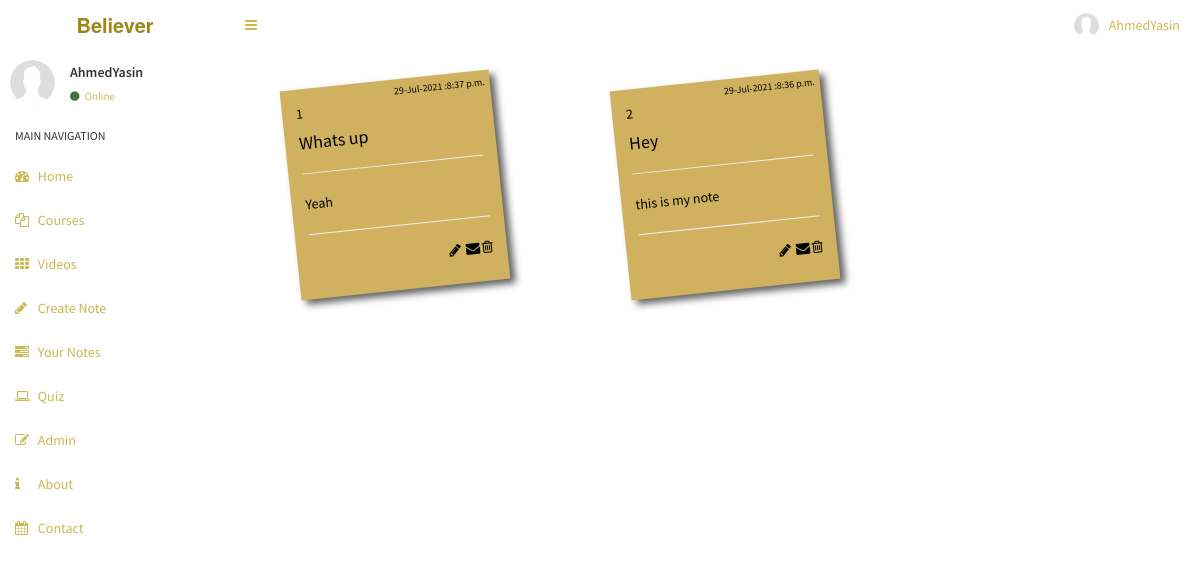
The app's page /notes/list/aa (signed in) with its own data.
### accounts/models.py (models this page shows, shortened)
class UserProfile(models.Model):
    user = models.OneToOneField(auth.models.User, on_delete=models.CASCADE)
    avatar = models.ImageField(("Avatar"), upload_to='displays', default = 'default.png',height_field=None, width_field=None, max_length=None,blank = True)
    slug = models.SlugField(blank = True)
    create_date = models.DateTimeField(default = timezone.now)

### notes/models.py (models this page shows, shortened)
class Notes(models.Model):
    author = models.ForeignKey(auth.models.User, on_delete=models.CASCADE)
    title = models.CharField(max_length=150)
    essay = models.TextField()
    create_date = models.DateTimeField(default=timezone.now)

### notes/views.py (the view)
# urls.py: path('list/<str:username>',views.NotesListView.as_view(),name='notes_list'),
class NotesListView(LoginRequiredMixin,ListView):
    login_url = '/accounts/login/'
    model = Notes
    template_name = 'notes/notes_list.html'
    context_object_name = 'notes_data'
    paginate_by = 15
    def get_queryset(self):
        user = get_object_or_404(auth.models.User, username=self.kwargs.get('username'))
        return Notes.objects.filter(author=user).order_by('-create_date')

### notes/templates/notes/notes_list.html (shortened to what this page needs)
{% extends 'pages/videos.html' %}
{% block content %}
<div class="container bootstrap snippets bootdey" style='padding-right: 15px;
    padding-left: 155px;
    margin-right: auto;
    margin-left: auto;'
    >
  <div class="row">
    {% for notes in notes_data %}
    <div class="col-4" style='font-weight: normal;' >
		<ul class="notes">
            <li>
                <div class="rotate-1 lazur-bg" style='margin-left:80px'>
                    <small>{{ notes.create_date|date:'d-M-Y :P'  }}</small>
                    {{forloop.counter}}
                    <h4>{{ notes.title }}</h4>
                    <hr>
                    <p>{{ notes.essay|truncatechars:20|linebreaks}}<hr></p>
                   <a href="{% url 'notes:notes_delete' pk=notes.pk %}" class="text-danger pull-right"><i class="fa fa-trash-o " style='color:black'></i></a>
                    <a href="{% url 'notes:notes_detail' pk=notes.pk %}" class="text-danger pull-right"><i class="fa fa-fw fa-envelope" style='color:black'></i></a>
                    <a href="{% url 'notes:notes_update' pk=notes.pk %}" class="text-danger pull-right"><i class="fa fa-fw fa-pencil" style='color:black'></i></a>
                    </div>
            </li>
        </ul>
	</div>
    {% endfor %}
    </div>
</div>
{% endblock content %}

### templates/pages/base_stuff/navbar.html (shortened to what this page needs)
<header class="main-header">
        <a href="{%url 'test' %}" class="logo"><b>Believer</b></a>
        <nav class="navbar navbar-static-top" role="navigation">
          <a href="#" class="sidebar-toggle" data-toggle="offcanvas" role="button">
          </a>
          <div class="navbar-custom-menu">
            <ul class="nav navbar-nav">
              <li class="dropdown user user-menu">
                <a href="#" class="dropdown-toggle" data-toggle="dropdown">
                  <img src="{{ user.userprofile.avatar.url }}" class="user-image" alt="User Image"/>
                  <span class="hidden-xs">{{ user.username }}</span>
                </a>
                <ul class="dropdown-menu">
                  <li class="user-header">
                    <h4>
                      <b>{{ user.username }}
                    </h4>
                  </li>
                </ul>
              </li>
            </ul>
          </div>
        </nav>
      </header>

### templates/pages/base_stuff/sidebar.html
{% load static %}
  <aside class="main-sidebar">
        <section class="sidebar">
          <div class="user-panel">
            <div class="pull-left image">
              <img src="{{ user.userprofile.avatar.url }}" class="img-circle" alt="User Image" />
            </div>
            <div class="pull-left info">
              <p>{{ user.username }}</p>
              <a href="#">{% if user.is_active %}<i class="fa fa-circle text-success"></i> Online {% else %}<i class="fa fa-circle text-danger"></i> Offline {% endif %}</a>
            </div>
          </div>
          <ul class="sidebar-menu">
            <li class="header" style='font-weight: normal;'>MAIN NAVIGATION</li>
            <li class="active treeview">
              <a href="{% url 'test' %}">
                <i class="fa fa-dashboard"></i> <span style='font-weight: normal;'>Home</span>
              </a>
            </li>
            <li class="treeview">
              <a href="#">
                <i class="fa fa-files-o"></i>
               <span style='font-weight: normal;'>Courses</span>
               </a>
            </li>
            <li>
              <a href="{% url 'videos:videos_playlist' %}">
                <i class="fa fa-th"></i> <span style='font-weight: normal;'>Videos</span>
              </a>
            </li>
            <li class="active treeview">
              <a href="{%url 'notes:notes_create'%}">
                <i class="fa fa-pencil"> </i> <span style='font-weight: normal;'>Create Note</span>
              </a>
            </li>
             <li class="active treeview">
              <a href="{%url 'notes:notes_list' user.username %}">
                <i class="fa fa-tasks"> </i> <span style='font-weight: normal;'>Your Notes</span>
              </a>
            </li>
            <li class="treeview">
              <a href="{%url 'quiz:home'%}">
                <i class="fa fa-laptop"></i>
                <span style='font-weight: normal;'>Quiz</span>
              </a>
            </li>
          {% if user.is_superuser %}
            <li class="treeview">
              <a href="{% url 'admin:index' %}">
                <i class="fa fa-edit"></i> <span style='font-weight: normal;'>Admin</span>
              </a>
            </li>
            {% endif %}
            <li class="treeview">
              <a href="{% url 'about' %}">
                <i class="fa fa-info"> </i> <span style='font-weight: normal;'>About</span>
              </a>
            </li>
        <li>
              <a href="{% url 'accounts:contact' %}">
                <i class="fa fa-calendar"></i> <span style='font-weight: normal;'>Contact</span>
              </a>
            </li>
        </section>

### static/notes/notes_detail.css (style rules this page uses)
body { margin-top:20px; }
ul.notes li { margin: 10px 40px 50px 0px; float: left; }
ul.notes li, ul.tag-list li { list-style: none; }
ul.notes li div small { position: absolute; top: 5px; right: 5px; font-size: 10px; }
div.rotate-1 { -webkit-transform: rotate(-6deg); -o-transform: rotate(-6deg); -moz-transform: rotate(-6deg); }
.lazur-bg { background-color: #cfb15f; color: #ffffff; }
ul.notes li div { text-decoration: none; color: #000; display: block; height: 210px; width: 210px; padding: 1em; -moz-box-shadow: 5px 5px 7px #212121; -webkit-box-shadow: 5px 5px 7px rgba(33, 33, 33, 0.7); box-shadow: 5px 5px 7px rgba(33, 33, 33, 0.7); -moz-transition: -moz-transform 0.15s linear; -o-transition: -o-transform 0.15s linear; -webkit-transition: -webkit-transform 0.15s linear; }

### records on screen
Notes: create_date "29-Jul-2021 :8:37 p.m.", title "Whats up", essay "Yeah"
Notes: create_date "29-Jul-2021 :8:36 p.m.", title "Hey", essay "this is my note"

### other values on screen
{{ user.username }} "AhmedYasin"
